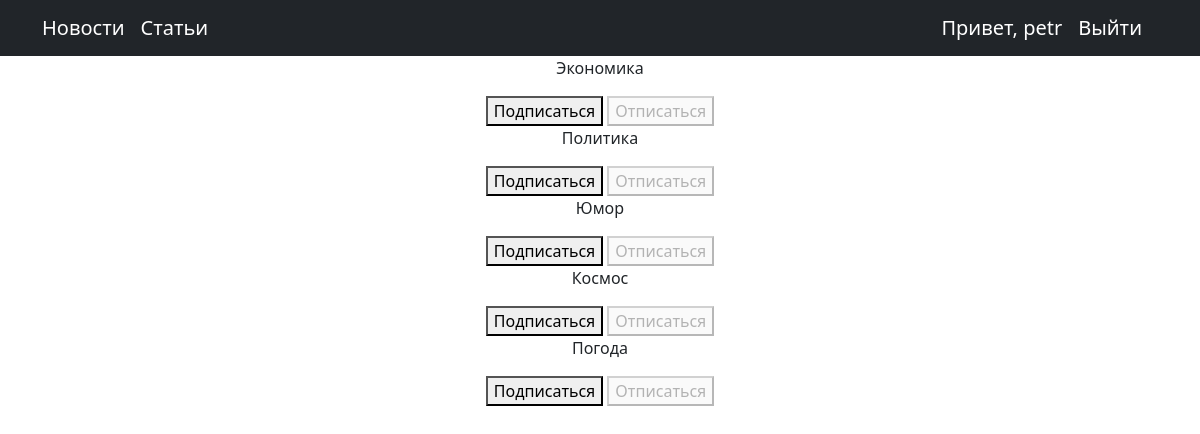
The app's page /subscriptions (signed in) with its own data.
### news/models.py (models this page shows, shortened)
class Category(models.Model):
    category_name = models.CharField(max_length=255, unique=True)

### news/views.py (the view, shortened to what this page needs)
# urls.py: path('subscriptions', subscriptions, name='subscriptions'),
@login_required
@csrf_protect
def subscriptions(request):
    categories = Category.objects.annotate(user_is_subs=Exists(Subscription.objects.filter(user=request.user, category=OuterRef('pk'))))
    return render(request, 'subscriptions.html', {'cats':categories})

### news/templates/subscriptions.html (shortened to what this page needs)
{% extends 'default.html' %}
{% block content %}
<form method="post">
    {% for cat in cats %}
        <p>{{ cat.category_name }}</p>
        <form method="post">
            {% if cat.user_is_subs %}
                <button disabled>Подписаться</button>
                <button name="action" value="unsubscribe">Отписаться</button>
            {% else %}
                <button name="action" value="subscribe">Подписаться</button>
                <button disabled>Отписаться</button>
            {% endif %}
        </form>
    {% endfor %}
</form>
{% endblock content %}

### templates/default.html (shortened to what this page needs)
{% load static %}
<!DOCTYPE html>
<html lang="en">
    <head>
        <link href="{% static 'css/styles.css' %}" rel="stylesheet" />
    </head>
    <body>
        <nav class="navbar navbar-expand-lg navbar-dark bg-dark static-top">
            <div class="container">
                {% block navbar %}
{% if '/news' in request.path%}
<a class="navbar-brand " href="{% url 'news'%}">Новости</a>
<a class="navbar-brand text-secondary" href="{% url 'articles'%}">Статьи</a>
{% elif "/article" in request.path  %}
<a class="navbar-brand text-secondary" color="#8BACAC" href="{% url 'news'%}">Новости</a>
<a class="navbar-brand" href="{% url 'articles'%}">Статьи</a>
{% else  %}
    <a class="navbar-brand " href="{% url 'news'%}">Новости</a>
    <a class="navbar-brand" href="{% url 'articles'%}">Статьи</a>
{% endif%}
{% endblock navbar %}
         {% if user.is_authenticated %}
                <a  class="navbar-brand" >Привет, {{ user.username }}</a>
                <a  class="navbar-brand" href="{% url 'account_logout' %}">Выйти</a>
            {% else %}
                <a class="navbar-brand" href="{% url 'account_login'%}">Войти</a>
                <a class="navbar-brand" href="{% url 'account_signup'%}">Регистрация</a>
            {% endif %}
            </div>
         </nav>
        <div class="container">
            <div class="row">
                <div class="col-lg-12 text-center">
                    {% block content %}
                    {% endblock content %}
                </div>
            </div>
         </div>
    </body>
</html>

### records on screen
Category: category_name "Экономика", shows "Подписаться"
Category: category_name "Политика", shows "Подписаться"
Category: category_name "Юмор", shows "Подписаться"
Category: category_name "Космос", shows "Подписаться"
Category: category_name "Погода", shows "Подписаться"

### other values on screen
{{ user.username }} "petr"
